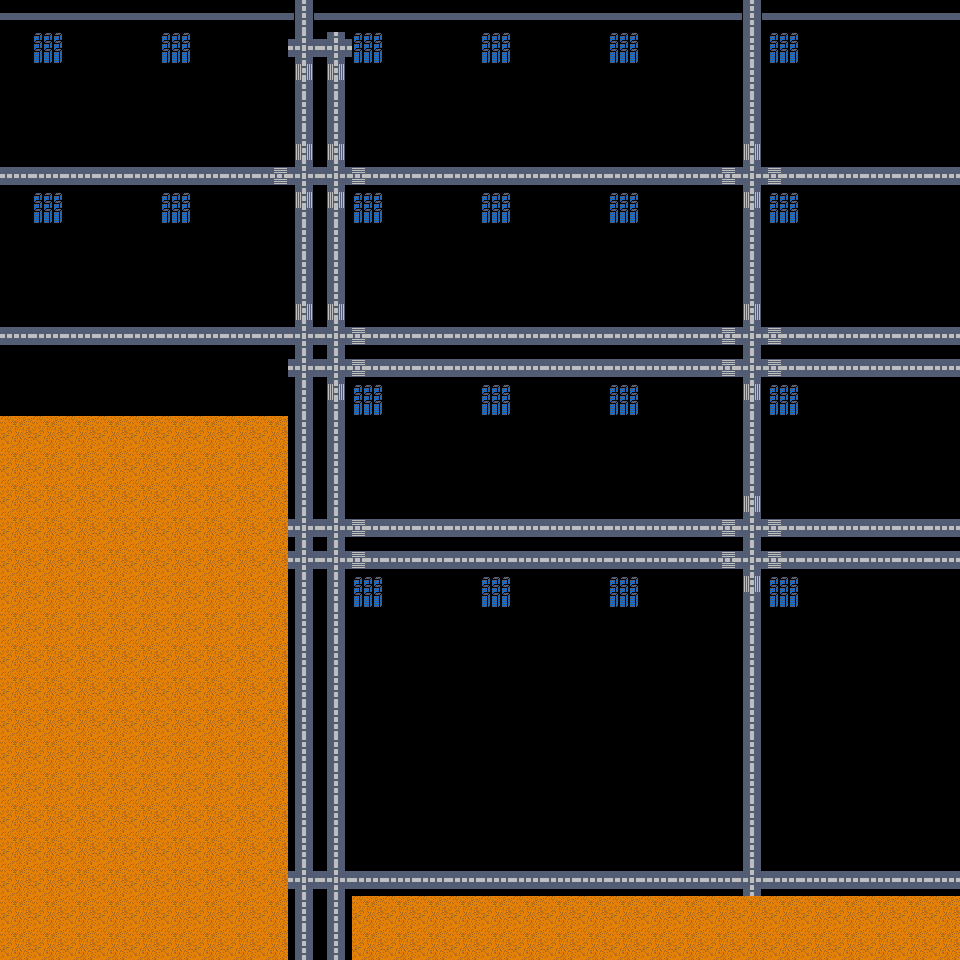

The image is a tile-based game level rendered from a .tmx file. Its description and complete source (layers, tilesets, objects, tile grids) follow:
An orthogonal 30x30 tile map with 32x32 px tiles, 1 tile layer (main).

<map version="1.10" tiledversion="1.11.0" orientation="orthogonal" renderorder="right-down" width="30" height="30" tilewidth="32" tileheight="32" infinite="0" nextlayerid="2" nextobjectid="1">
 <tileset firstgid="1" source="../Buildings/worldMapTileset.tsx" />
 <layer id="1" name="main" width="30" height="30">
  <data encoding="csv">
23,23,23,23,23,23,23,23,23,24,23,23,23,23,23,23,23,23,23,23,23,23,23,24,23,23,23,23,23,23,
0,5,0,0,0,5,0,0,0,62,62,5,0,0,0,5,0,0,0,5,0,0,0,2,5,0,0,0,0,0,
0,0,0,0,0,0,0,0,0,82,82,0,0,0,0,0,0,0,0,0,0,0,0,2,0,0,0,0,0,0,
0,0,0,0,0,0,0,0,0,2,2,0,0,0,0,0,0,0,0,0,0,0,0,2,0,0,0,0,0,0,
0,0,0,0,0,0,0,0,0,42,42,0,0,0,0,0,0,0,0,0,0,0,0,42,0,0,0,0,0,0,
22,22,22,22,22,22,22,22,61,62,62,63,22,22,22,22,22,22,22,22,22,22,61,62,63,22,22,22,22,22,
0,5,0,0,0,5,0,0,0,82,82,5,0,0,0,5,0,0,0,5,0,0,0,82,5,0,0,0,0,0,
0,0,0,0,0,0,0,0,0,2,2,0,0,0,0,0,0,0,0,0,0,0,0,2,0,0,0,0,0,0,
0,0,0,0,0,0,0,0,0,2,2,0,0,0,0,0,0,0,0,0,0,0,0,2,0,0,0,0,0,0,
0,0,0,0,0,0,0,0,0,42,42,0,0,0,0,0,0,0,0,0,0,0,0,42,0,0,0,0,0,0,
22,22,22,22,22,22,22,22,22,62,62,63,22,22,22,22,22,22,22,22,22,22,61,62,63,22,22,22,22,22,
0,0,0,0,0,0,0,0,0,62,62,63,22,22,22,22,22,22,22,22,22,22,61,62,63,22,22,22,22,22,
0,0,0,0,0,0,0,0,0,2,82,5,0,0,0,5,0,0,0,5,0,0,0,82,5,0,0,0,0,0,
3,3,3,3,3,3,3,3,3,2,2,0,0,0,0,0,0,0,0,0,0,0,0,2,0,0,0,0,0,0,
3,3,3,3,3,3,3,3,3,2,2,0,0,0,0,0,0,0,0,0,0,0,0,2,0,0,0,0,0,0,
3,3,3,3,3,3,3,3,3,2,2,0,0,0,0,0,0,0,0,0,0,0,0,42,0,0,0,0,0,0,
3,3,3,3,3,3,3,3,3,62,62,63,22,22,22,22,22,22,22,22,22,22,61,62,63,22,22,22,22,22,
3,3,3,3,3,3,3,3,3,62,62,63,22,22,22,22,22,22,22,22,22,22,61,62,63,22,22,22,22,22,
3,3,3,3,3,3,3,3,3,2,2,5,0,0,0,5,0,0,0,5,0,0,0,82,5,0,0,0,0,0,
3,3,3,3,3,3,3,3,3,2,2,0,0,0,0,0,0,0,0,0,0,0,0,2,0,0,0,0,0,0,
3,3,3,3,3,3,3,3,3,2,2,0,0,0,0,0,0,0,0,0,0,0,0,2,0,0,0,0,0,0,
3,3,3,3,3,3,3,3,3,2,2,0,0,0,0,0,0,0,0,0,0,0,0,2,0,0,0,0,0,0,
3,3,3,3,3,3,3,3,3,2,2,0,0,0,0,0,0,0,0,0,0,0,0,2,0,0,0,0,0,0,
3,3,3,3,3,3,3,3,3,2,2,0,0,0,0,0,0,0,0,0,0,0,0,2,0,0,0,0,0,0,
3,3,3,3,3,3,3,3,3,2,2,0,0,0,0,0,0,0,0,0,0,0,0,2,0,0,0,0,0,0,
3,3,3,3,3,3,3,3,3,2,2,0,0,0,0,0,0,0,0,0,0,0,0,2,0,0,0,0,0,0,
3,3,3,3,3,3,3,3,3,2,2,0,0,0,0,0,0,0,0,0,0,0,0,2,0,0,0,0,0,0,
3,3,3,3,3,3,3,3,3,62,62,22,22,22,22,22,22,22,22,22,22,22,22,62,22,22,22,22,22,22,
3,3,3,3,3,3,3,3,3,2,2,3,3,3,3,3,3,3,3,3,3,3,3,3,3,3,3,3,3,3,
3,3,3,3,3,3,3,3,3,2,2,3,3,3,3,3,3,3,3,3,3,3,3,3,3,3,3,3,3,3
</data>
 </layer>
</map>
